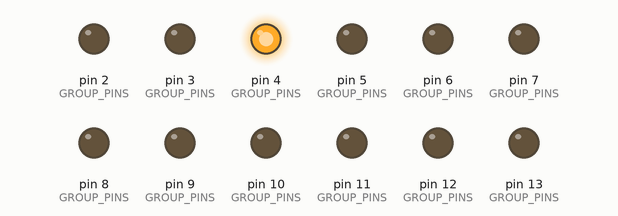
Recording of a sketch running on a simulated Arduino Uno, built with avr-gcc and run on an emulated ATmega328P. Parts: output pins drawn as LEDs (lit = HIGH).

Above: at 0.15 s.
At 1.05 s:
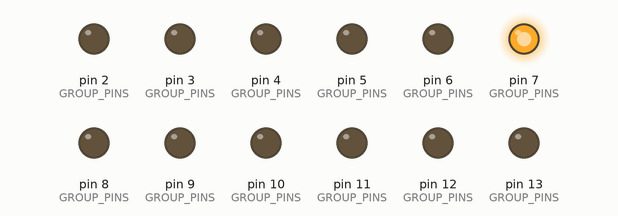
At 1.95 s:
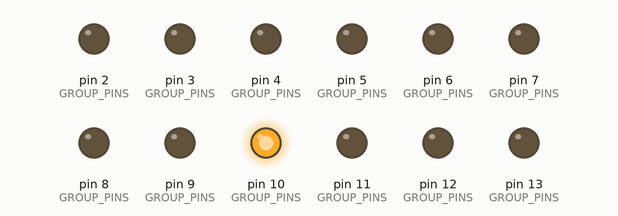
At 4.05 s:
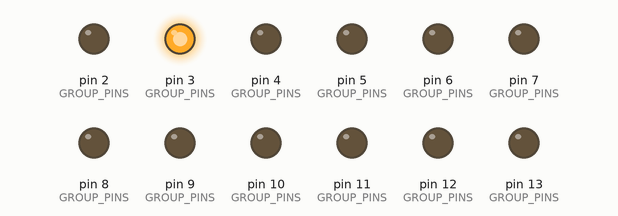
At 5.85 s:
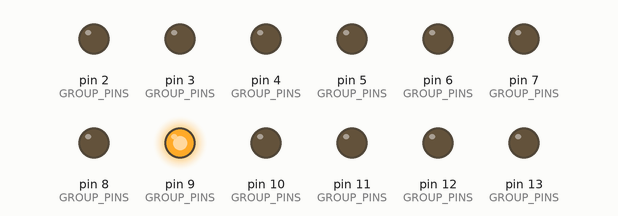
At 7.95 s:
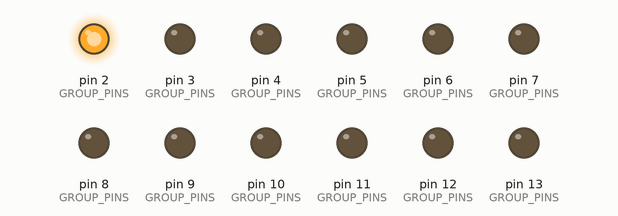
Timing chart, 0 to 8.3 s (numbered marks = the images above):
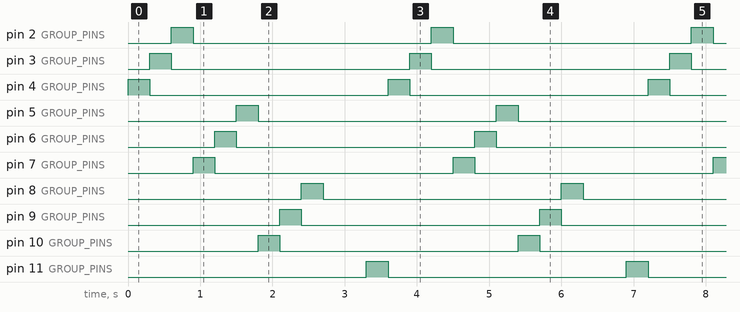

The sketch:

test_leds.ino
```cpp
const int GROUP_PINS[4][3] = {
  {4, 3, 2},    // Group 1
  {7, 6, 5},    // Group 2
  {10, 9, 8},   // Group 3
  {13, 12, 11}  // Group 4
};

void setup() {
  for (int g = 0; g < 4; g++) {
    for (int i = 0; i < 3; i++) {
      pinMode(GROUP_PINS[g][i], OUTPUT);
      digitalWrite(GROUP_PINS[g][i], LOW);
    }
  }
}

void loop() {
  for (int g = 0; g < 4; g++) {
    for (int i = 0; i < 3; i++) {
      digitalWrite(GROUP_PINS[g][i], HIGH);
      delay(300);
      digitalWrite(GROUP_PINS[g][i], LOW);
    }
  }
}
```

Measured:
- by itself, pin 2 (GROUP_PINS), pin 3 (GROUP_PINS), pin 4 (GROUP_PINS), pin 5 (GROUP_PINS), pin 6 (GROUP_PINS), pin 7 (GROUP_PINS), pin 8 (GROUP_PINS), pin 9 (GROUP_PINS), pin 10 (GROUP_PINS), pin 11 (GROUP_PINS), pin 12 (GROUP_PINS), pin 13 (GROUP_PINS): alternates HIGH for 0.30 s and LOW for 3.3 s
- by itself, everything shown: repeats every 3.6 s, in 13 steps
